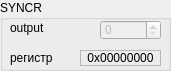
    <widget class="QGroupBox" name="groupSyncr">
     <property name="geometry">
      <rect>
       <x>10</x>
       <y>240</y>
       <width>171</width>
       <height>71</height>
      </rect>
     </property>
     <property name="title">
      <string>SYNCR</string>
     </property>
     <widget class="QLabel" name="labelSyncrt">
      <property name="geometry">
       <rect>
        <x>10</x>
        <y>50</y>
        <width>71</width>
        <height>16</height>
       </rect>
      </property>
      <property name="text">
       <string>регистр</string>
      </property>
     </widget>
     <widget class="QLabel" name="labelSyncr">
      <property name="geometry">
       <rect>
        <x>80</x>
        <y>50</y>
        <width>81</width>
        <height>16</height>
       </rect>
      </property>
      <property name="frameShape">
       <enum>QFrame::StyledPanel</enum>
      </property>
      <property name="text">
       <string>0x00000000</string>
      </property>
      <property name="alignment">
       <set>Qt::AlignCenter</set>
      </property>
     </widget>
     <widget class="QLabel" name="labelSyncr1t">
      <property name="geometry">
       <rect>
        <x>10</x>
        <y>20</y>
        <width>81</width>
        <height>16</height>
       </rect>
      </property>
      <property name="text">
       <string>output</string>
      </property>
     </widget>
     <widget class="QSpinBox" name="spinSyncr1">
      <property name="enabled">
       <bool>false</bool>
      </property>
      <property name="geometry">
       <rect>
        <x>100</x>
        <y>20</y>
        <width>61</width>
        <height>20</height>
       </rect>
      </property>
      <property name="minimum">
       <number>0</number>
      </property>
      <property name="maximum">
       <number>255</number>
      </property>
     </widget>
    </widget>
